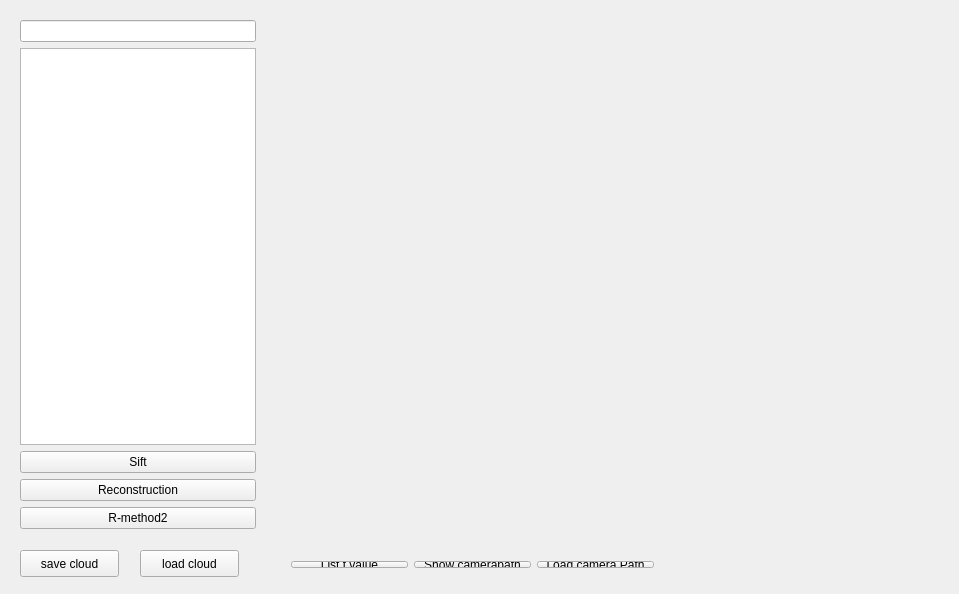
<?xml version="1.0" encoding="UTF-8"?>
<ui version="4.0">
 <class>MainWindow</class>
 <widget class="QMainWindow" name="MainWindow">
  <property name="geometry">
   <rect>
    <x>0</x>
    <y>0</y>
    <width>959</width>
    <height>594</height>
   </rect>
  </property>
  <property name="windowTitle">
   <string>MainWindow</string>
  </property>
  <widget class="QWidget" name="centralWidget">
   <widget class="QWidget" name="layoutWidget">
    <property name="geometry">
     <rect>
      <x>9</x>
      <y>9</y>
      <width>258</width>
      <height>531</height>
     </rect>
    </property>
    <layout class="QVBoxLayout" name="verticalLayout">
     <item>
      <widget class="QLineEdit" name="path">
       <property name="sizePolicy">
        <sizepolicy hsizetype="Minimum" vsizetype="Fixed">
         <horstretch>0</horstretch>
         <verstretch>0</verstretch>
        </sizepolicy>
       </property>
      </widget>
     </item>
     <item>
      <widget class="QTreeView" name="file_browser">
       <property name="sizePolicy">
        <sizepolicy hsizetype="Fixed" vsizetype="Expanding">
         <horstretch>0</horstretch>
         <verstretch>0</verstretch>
        </sizepolicy>
       </property>
      </widget>
     </item>
     <item>
      <widget class="QPushButton" name="PB_Sift">
       <property name="text">
        <string>Sift</string>
       </property>
      </widget>
     </item>
     <item>
      <widget class="QPushButton" name="PB_Reconstruction">
       <property name="text">
        <string>Reconstruction</string>
       </property>
      </widget>
     </item>
     <item>
      <widget class="QPushButton" name="method2">
       <property name="text">
        <string>R-method2</string>
       </property>
      </widget>
     </item>
    </layout>
   </widget>
   <widget class="SFMViewer" name="widget" native="true">
    <property name="geometry">
     <rect>
      <x>280</x>
      <y>10</y>
      <width>671</width>
      <height>531</height>
     </rect>
    </property>
    <property name="sizePolicy">
     <sizepolicy hsizetype="Expanding" vsizetype="Expanding">
      <horstretch>0</horstretch>
      <verstretch>0</verstretch>
     </sizepolicy>
    </property>
   </widget>
   <widget class="QWidget" name="layoutWidget">
    <property name="geometry">
     <rect>
      <x>280</x>
      <y>550</y>
      <width>385</width>
      <height>29</height>
     </rect>
    </property>
    <layout class="QHBoxLayout" name="horizontalLayout">
     <item>
      <widget class="QPushButton" name="pushButton">
       <property name="text">
        <string>List t value</string>
       </property>
      </widget>
     </item>
     <item>
      <widget class="QPushButton" name="pushButton_2">
       <property name="text">
        <string>Show camerapath</string>
       </property>
      </widget>
     </item>
     <item>
      <widget class="QPushButton" name="pushButton_3">
       <property name="text">
        <string>Load camera Path</string>
       </property>
      </widget>
     </item>
    </layout>
   </widget>
   <widget class="QPushButton" name="pb_savecloud">
    <property name="geometry">
     <rect>
      <x>20</x>
      <y>550</y>
      <width>99</width>
      <height>27</height>
     </rect>
    </property>
    <property name="text">
     <string>save cloud</string>
    </property>
   </widget>
   <widget class="QPushButton" name="pb_loadcloud">
    <property name="geometry">
     <rect>
      <x>140</x>
      <y>550</y>
      <width>99</width>
      <height>27</height>
     </rect>
    </property>
    <property name="text">
     <string>load cloud</string>
    </property>
   </widget>
  </widget>
 </widget>
 <layoutdefault spacing="6" margin="11"/>
 <customwidgets>
  <customwidget>
   <class>SFMViewer</class>
   <extends>QWidget</extends>
   <header>sfmviewer.h</header>
   <container>1</container>
  </customwidget>
 </customwidgets>
 <resources/>
 <connections/>
</ui>
